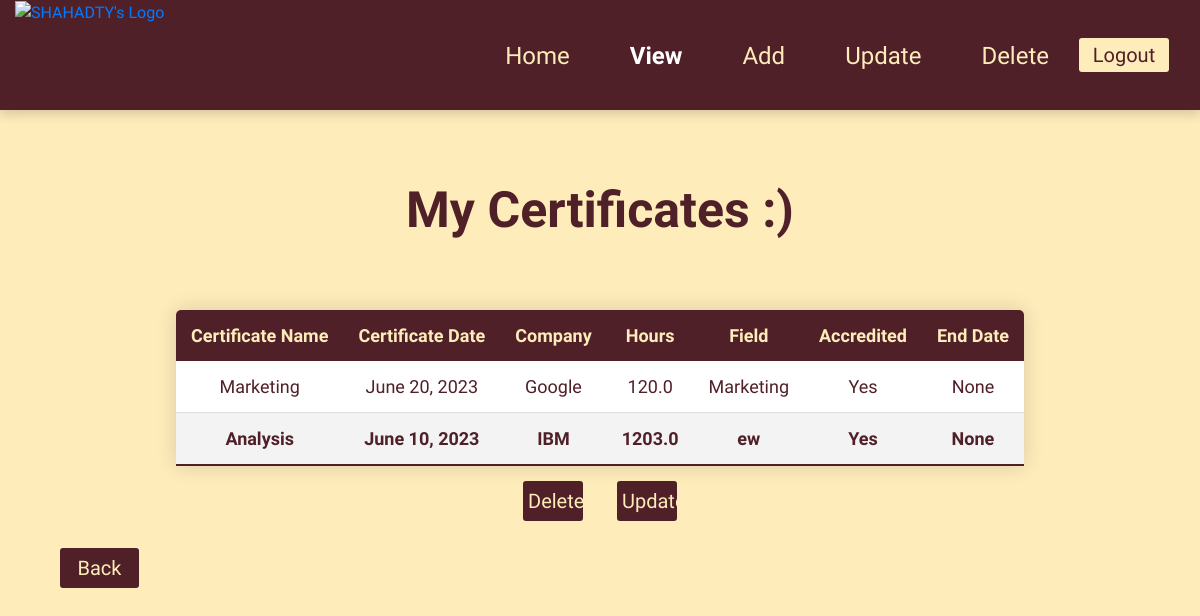
The app's page /certificates/view (signed in) with its own data.
### Certificates/models.py (models this page shows, shortened)
class granted(models.Model):
    course = models.ForeignKey(certificate,on_delete=models.CASCADE)
    user = models.ForeignKey(User,on_delete=models.CASCADE)
    grantedDate = models.DateField(null=False)
    cEndDate = models.DateField(null=True)

class certificate(models.Model):
    courseid = models.AutoField(primary_key=True) # New Added
    cname = models.CharField(max_length=64)
    ccompany = models.CharField(max_length=64)
    chours = models.FloatField()
    cfield = models.CharField(max_length=64)
    accredited = models.CharField(max_length=64)
    users = models.ManyToManyField(User,blank=True,through="granted") # New Added , through means the new table in many-to-many relation

### Certificates/views.py (the view)
# urls.py: path('view',views.view,name='view'),
def view(request):
    if not request.user.is_authenticated:
        return HttpResponseRedirect(reverse("Certificates:login"))
    user = request.user
    grantedCert = granted.objects.filter(user = user) # New Added
    if len(grantedCert) != 0:
        return render(request,"Certificates/ViewCertificate.html",{"certi":grantedCert})
    else:
        return render(request,"Certificates/ViewCertificate.html",{"noCertificates":len(grantedCert) == 0})

### Certificates/templates/Certificates/ViewCertificate.html (shortened to what this page needs)
{% extends 'Certificates/Layout.html' %}
{% block body %}
<div class = "col-12 View_Header">
      <h1>My Certificates :)</h1>
      {% if noCertificates %}
      <div class = "col-12 No_Certificates_Header">
            <h1> You don't have any Certificates :)</h1>
      </div>
            {% else %}
            <table class = "Certificate_Table">
                  <thead>
                        <th>Certificate Name</th>
                        <th>Certificate Date</th>
                        <th>Company</th>
                        <th>Hours</th>
                        <th>Field</th>
                        <th>Accredited</th>
                        <th>End Date</th>
                  </thead>
                  <tbody>
                        {% for cert in certi %}
                        <tr>
                              <td>{{ cert.course.cname }}</td>
                              <td>{{ cert.grantedDate }}</td>
                              <td>{{ cert.course.ccompany }}</td>
                              <td>{{ cert.course.chours }}</td>
                              <td>{{ cert.course.cfield }}</td>
                              <td>{{ cert.course.accredited }}</td>
                              <td>{{ cert.cEndDate }}</td>
                        </tr>
                        {% endfor %}
                  </tbody>
            </table>
</div>
<div class = "col-12 View_Buttons">
      <a href = "{% url 'Certificates:deleteMyCertificate' %}">
            <button> Delete </button>
      </a>
      <a href = "{% url 'Certificates:updateMyCertificate' %}">
            <button> Update </button>
      </a>
</div>
<div class = "col-8">
      <a href = "{% url 'Certificates:menu' %}" class = "No_Decoration">
            <button class = "View_Back_Button"> Back </button>
      </a>
</div>
{% endif %}
{% endblock %}

### Certificates/static/Certificates/mainStyleChanged.css (style rules this page uses)
body { background-color: #FEECBB; font-family: 'Pangolin'; }
.Certificate_Table { margin-left: auto; margin-right: auto; min-width:690px; margin-top:70px; border-radius: 5px 5px 0 0; overflow:hidden; box-shadow: 0 0 20px rgba(0,0,0,0.15); }
.Certificate_Table thead th { background-color:#502029; color:#FEECBB; text-align:center; }
.Certificate_Table td , .Certificate_Table th { padding:12px 15px; font-size:18px; text-align:center; }
.View_Header { text-align:center; color:#502029; margin-top:70px; margin-bottom: 0px; }
.View_Header h1 { font-weight:bold; font-size: 50px; }
.Certificate_Table tbody tr { border-bottom: 1px solid #dddddd; background-color: white; }
.Certificate_Table tbody tr:nth-of-type(even) { background-color:#f3f3f3; font-weight:bold; color:#502029; }
.Certificate_Table tbody tr:last-of-type { border-bottom: 2px solid #502029; }
.View_Buttons { text-align: center; }
.View_Buttons a { text-decoration: none; }
.View_Buttons button { background: #502029; color: #FEECBB; border: none; border-radius: 3px; font-size: 20px; cursor: pointer; width:5%; padding: 5px; margin: 15px; }
.No_Decoration { text-decoration:none; }
.View_Back_Button { background-color:#502029; color:#FEECBB; border: none; border-radius: 3px; font-size: 20px; cursor: pointer; width:10%; margin-top:12px; padding: 5px; margin-left:60px; }

### records on screen
granted: course.cname "Marketing", grantedDate "June 20, 2023", course.ccompany "Google", course.chours "120.0", course.cfield "Marketing", course.accredited "Yes", cEndDate "None"
granted: course.cname "Analysis", grantedDate "June 10, 2023", course.ccompany "IBM", course.chours "1203.0", course.cfield "ew", course.accredited "Yes", cEndDate "None"
